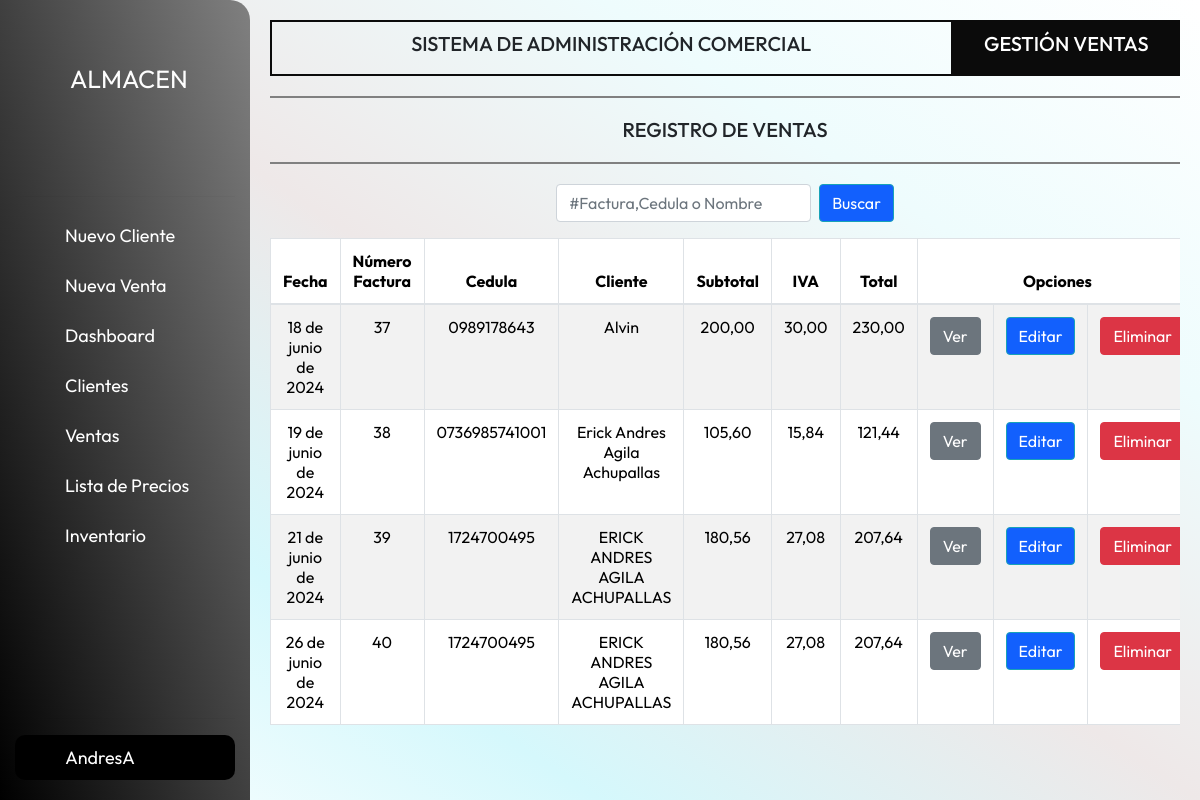
Screenshot of /factura/ (signed in) with the database file from the repository.
### apps/models.py (models this page shows)
class Factura(models.Model):
    user = models.ForeignKey(User, on_delete=models.CASCADE)
    numeroF= models.AutoField(primary_key=True)
    fecha = models.DateField()
    cliente = models.ForeignKey(Cliente, on_delete=models.CASCADE)
    formaPago = models.CharField(max_length=50)
    observaciones = models.TextField(blank=True)
    subtotal = models.DecimalField(max_digits=10, decimal_places=2)
    porcentaje = models.IntegerField()
    iva = models.DecimalField(max_digits=10, decimal_places=2)
    total = models.DecimalField(max_digits=10, decimal_places=2)
    class Meta:
        db_table = 'tabla_Factura'

class Cliente(models.Model):
    user = models.ForeignKey(User, on_delete=models.CASCADE)
    cedula=models.CharField(primary_key=True, max_length=13 ,null=False)
    nombres=models.CharField(max_length=150, null=False)
    direccion=models.CharField(max_length=100, null=False)
    email = models.EmailField(max_length=45)
    celular=models.CharField(max_length=10, null=False)
    class Meta:
        db_table = 'tabla_Cliente'

### apps/views.py (the view, shortened to what this page needs)
# urls.py: path('factura/', views.factura,name="factura"),
@login_required
def factura(request):
    busqueda = request.GET.get('busqueda')
    user = request.user
    facturas = Factura.objects.filter(user=user)
    context = {'fact': facturas, 'busqueda': busqueda}
    if not facturas.exists() and busqueda:
        messages.info(request, 'No existen registros con el número, cédula o nombre proporcionado.')
        return redirect('factura')
    return render(request, "factura.html", context)

### apps/templates/factura.html (shortened to what this page needs)
{% extends 'base.html' %}
{% block pageTitle %}
GESTIÓN VENTAS
{% endblock %}
{% block cenTitle %} REGISTRO DE VENTAS {% endblock %}
{% block content %}
<form method="get" class="form-inline mb-2 justify-content-center">
    <input type="text" name="busqueda" class="form-control mr-2" placeholder="#Factura,Cedula o Nombre ">
    <button type="submit" class="btn btn-info" style="color: #ffffff; background-color: #1260FD;">Buscar</button>
</form>
    <div class="row">
        <div class="col-sm-12 col-md-6 col-lg-12 col-xl-12 ">
            <div class="table-responsive py-2">
                <table class="table table-striped table-bordered table-hover table table-bordered border border-gray">
                    <thead class="text-center">
                        <tr>
                            <th>Fecha</th>
                            <th>Número Factura</th>
                            <th>Cedula</th>
                            <th>Cliente</th>
                            <th>Subtotal</th>
                            <th>IVA</th>
                            <th>Total</th>
                            <th colspan="3">Opciones</th>
                        </tr>
                    </thead>
                    <tbody class="text-center">
                        {% for x in fact %}
                        <tr>
                            <td>{{x.fecha}}</td>
                            <td>{{x.numeroF}}</td>
                            <td>{{x.cliente.cedula}}</td>
                            <td>{{x.cliente.nombres}}</td>
                            <td>{{x.subtotal}}</td>
                            <td>{{x.iva}}</td>
                            <td>{{x.total}}</td>
                            <td><a href="{% url 'visualizarVenta' x.numeroF %}" class="btn btn-secondary">Ver</a></td>
                            <td><a href="{% url 'editarF' x.numeroF %}" class="btn btn-info" style="color: #ffffff; background-color: #1260FD;">Editar</a></td>
                            <td>
                                <form action="{% url 'eliminarFactura' x.numeroF %}" method="post">
                                    <input type="submit" value="Eliminar" class="btn btn-danger btnEliminacion">
                                </form>
                            </td>
                        </tr>
                        {% endfor %}
                    </tbody>
                </table>
            </div>
        </div>
    </div>
{% endblock %}

### apps/templates/base.html (shortened to what this page needs)
{% load static %}
 <html lang="es">
 <head>
    <link rel="stylesheet" href= "{% static '/css/estilos.css' %}">
    <link href="https://cdn.jsdelivr.net/npm/bootstrap@5.3.2/dist/css/bootstrap.min.css" rel="stylesheet">
    <link href="https://maxcdn.bootstrapcdn.com/bootstrap/4.5.2/css/bootstrap.min.css" rel="stylesheet">
    <link rel="stylesheet" href= "{% static '/css/messages.css' %}">
 </head>
<body>
    <div class="barra-lateral">
        <div class="nombre-pagina">
            <span>ALMACEN</span>
        </div>
        <hr>
        <nav class="navegacion">
            <ul>
                <li>
                    <a href="/nuevoC">
                        <span> Nuevo Cliente</span>
                    </a>
                </li>
                <li>
                    <a  href="/nuevaVenta">
                        <span> Nueva Venta</span>
                    </a>
                </li>
                <li>
                    <a href="/dashboard">
                        <span>Dashboard</span>
                    </a>
                </li>
                <li>
                    <a  href="/clientes">
                        <span>Clientes</span>
                    </a>
                </li>
                <li>
                    <a href="/factura">
                        <span>Ventas</span>
                    </a>
                </li>
                <li>
                    <a  href="/listaPrecios">
                        <span>Lista de Precios</span>
                    </a>
                </li>
                <li>
                    <a href="/productos">
                        <span>Inventario</span>
                    </a>
                </li>
            </ul>
        </nav>
        <hr>
        <div class="usuario d-flex justify-content-between align-items-center">
            <div class="nombreUser">
                <span class="nombre">{{ request.user.username }}</span>
            </div>
            <nav class="navegacion">
                <a href="/logout">
                </a>
            </nav>
        </div>
    </div>
    <main>
        <div class="cajati">
            <div class="contenedor-titulo1">
                <h5 class="titulopag1">
                    SISTEMA DE ADMINISTRACIÓN COMERCIAL
                </h5>
            </div>
            <div class="contenedor-titulo2">
                <h5 class="titulopag1">
                    {% block pageTitle %} base {% endblock %}
                </h5>
            </div>
        </div>
        <div class="lineapag"></div>
        <h5 class="titulop">{% block cenTitle %} base{% endblock %}</h5>
        <div class="lineapag"></div>
        {% block content %}
        {% endblock %}
    </main>
</body>
</html>

### apps/static/css/estilos.css (style rules this page uses)
:root { --color-barra-lateral: rgb(11, 11, 11) ; --color-texto:rgb(253, 253, 253); --color-texto-menu:rgb(255, 255, 255); --color-menu-hover:rgb(60, 219, 121); --color-menu-hover-texto:rgb(0, 0, 0); --color-boton:#101a1d; --color-boton-texto:rgb(255, 255, 255); --color-linea:rgb(83, 83, 88); --color-scroll:rgb(60, 219, 121); --color-scroll-hover:rgb(83, 83, 88); }
* { margin: 0; padding: 0; box-sizing: border-box; font-family: 'Outfit', sans-serif; }
body { height: 100vh; width: 100%; background: linear-gradient( to right top, rgb(255, 255, 255), rgb(213, 248, 252) , rgb(238, 232, 232), rgb(238, 252, 253), rgb(255, 255, 255)); }
.barra-lateral { position: fixed; display: flex; flex-direction: column; justify-content: space-between; width: 250px; height: 100%; overflow: hidden; padding: 20px 15pX; background: linear-gradient( to right top,rgb(0, 0, 0) , gray); border-top-right-radius: 20px; transition: width 0.5s ease,background-color 0.3s ease,left 0.5s ease; z-index: 50; }
.barra-lateral span { width: 100px; white-space: nowrap; font-size: 18px; text-align: left; opacity: 1; transition: opacity 0.5s ease,width 0.5s ease; }
.barra-lateral .nombre-pagina { width: 100%; height: 45px; color: var(--color-texto); margin-bottom: 40px; display: flex; align-items: center; padding: 60px 0 60px 0; }
.barra-lateral .nombre-pagina span { margin-left: 5px; font-size: 25px; }
.barra-lateral .navegacion { height: 100%; overflow-y: auto; overflow-x: hidden; }
.barra-lateral .navegacion ul { padding: 0; }
.barra-lateral .navegacion li { list-style: none; display: flex; margin-bottom: 5px; }
.barra-lateral .navegacion a { width: 100%; height: 45px; display: flex; align-items: center; text-decoration: none; border-radius: 10px; color: var(--color-texto-menu); }
main { margin-left: 250px; padding: 20px; transition: margin-left 0.5s ease; }
.usuario { background-color: black; color: rgb(255, 255, 255); border-radius: 10px; min-width: 50px; font-size: 25px; display: none; padding: 0 30px; }
.cajati { width: 100%; display: flex; justify-content: center; }
.contenedor-titulo1 { width: 75%; text-align: center; display: flex; justify-content: center; align-items: center; border: 2px solid var(--color-barra-lateral); padding: 10px; }
.contenedor-titulo2 { width: 25%; text-align: center; display: flex; justify-content: center; align-items: center; background-color:var(--color-barra-lateral); text-align: center; padding: 10px; color: #FFFFFF; }
.titulop { text-align: center; }
.lineapag { width: 100%; height: 2px; background-color:gray; margin: 20px 0; }

### rows the page displays
Factura: fecha "18 de junio de 2024", numeroF "37", cliente.cedula "0989178643", cliente.nombres "Alvin", subtotal "200,00", iva "30,00", total "230,00"
Factura: fecha "19 de junio de 2024", numeroF "38", cliente.cedula "0736985741001", cliente.nombres "Erick Andres Agila Achupallas", subtotal "105,60", iva "15,84", total "121,44"
Factura: fecha "21 de junio de 2024", numeroF "39", cliente.cedula "1724700495", cliente.nombres "ERICK ANDRES AGILA ACHUPALLAS", subtotal "180,56", iva "27,08", total "207,64"
Factura: fecha "26 de junio de 2024", numeroF "40", cliente.cedula "1724700495", cliente.nombres "ERICK ANDRES AGILA ACHUPALLAS", subtotal "180,56", iva "27,08", total "207,64"

### other values shown
{{ request.user.username }} "AndresA"
